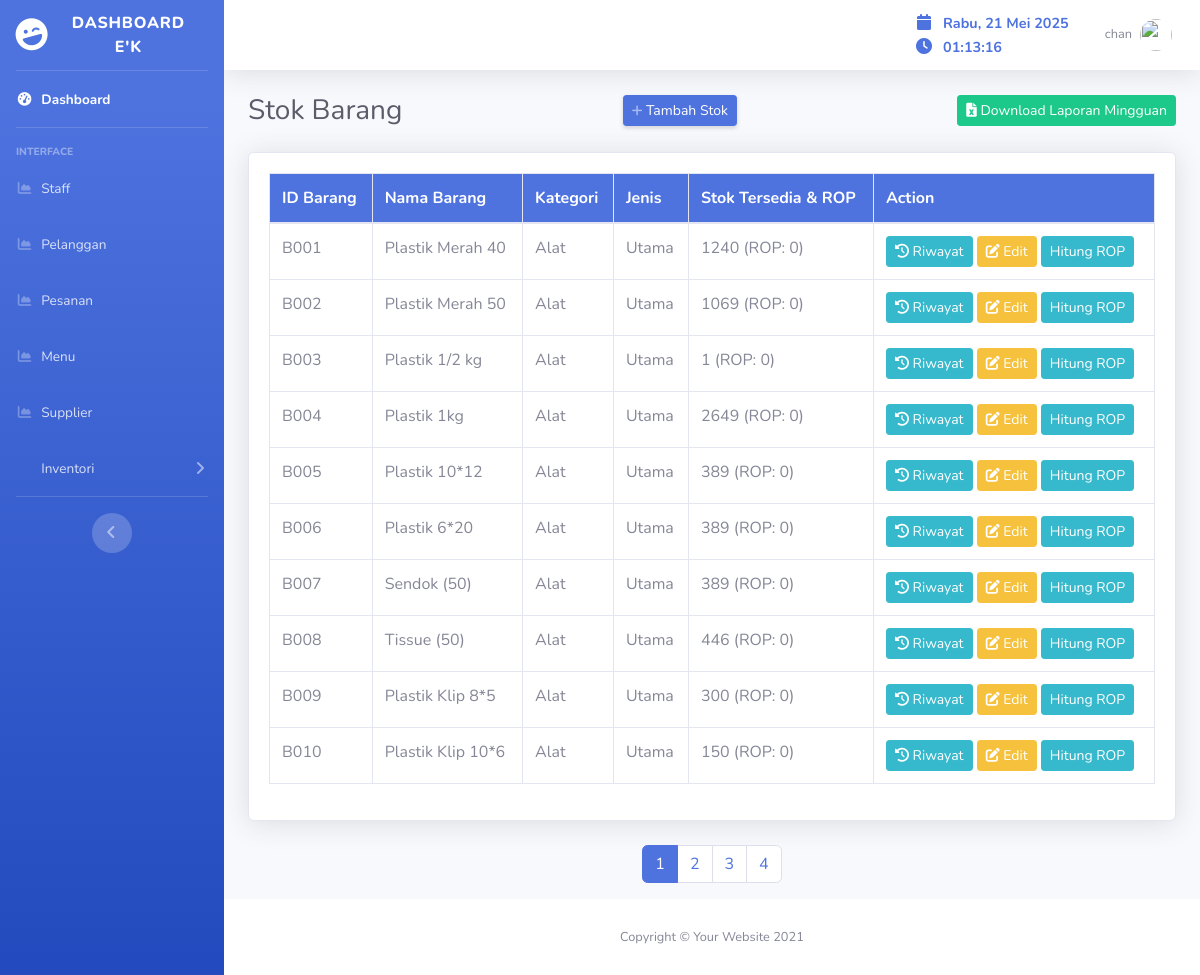
The app's page /stok.php (signed in) with its own data.
### tables this page shows
CREATE TABLE `stok` (
  `idBarang` varchar(4) NOT NULL,
  `namaBarang` varchar(30) NOT NULL,
  `kategoriID` varchar(4) NOT NULL,
  `jenisID` varchar(4) NOT NULL,
  `jumlahBarang` int(4) NOT NULL,
  `leadtime` int(11) NOT NULL
);

CREATE TABLE `kategori` (
  `kategoriID` varchar(4) NOT NULL,
  `namaKategori` varchar(10) NOT NULL
);

CREATE TABLE `jenis` (
  `jenisID` varchar(4) NOT NULL,
  `namaJenis` varchar(10) NOT NULL,
  `kategoriID` varchar(4) NOT NULL
);

### stok.php (the view, shortened to what this page needs)
<?php
require_once 'includes/config.php';
require_once 'admin/header.php';
require_once 'admin/navbar.php';
$page = isset($_GET['page']) ? (int)$_GET['page'] : 1;
$limit = 10;
$offset = ($page - 1) * $limit;
$allowedSortColumns = ['idBarang', 'namaBarang', 'namaKategori', 'namaJenis', 'jumlahBarang'];
$sortColumn = isset($_GET['sort']) && in_array($_GET['sort'], $allowedSortColumns) ? $_GET['sort'] : 'jumlahBarang';
$sortOrder = isset($_GET['order']) && $_GET['order'] === 'desc' ? 'DESC' : 'ASC';
$totalQuery = "SELECT COUNT(*) as total FROM Stok";
$totalResult = $conn->query($totalQuery);
$totalRow = $totalResult->fetch_assoc();
$totalItems = $totalRow['total'];
$totalPages = ceil($totalItems / $limit);
$query = "
    SELECT
        s.idBarang,
        s.namaBarang,
        k.namaKategori,
        j.namaJenis,
        s.jumlahBarang,
        s.leadTime,
        (SELECT SUM(ri.kuantitas * p.kuantitas) / 7 * s.leadTime FROM pesanan p
        JOIN menu m ON p.menuID = m.menuID JOIN resep r ON m.menuID = r.menuID
        JOIN recipe_ingredients ri ON r.resepID = ri.resepID
        WHERE ri.idBarang = s.idBarang AND p.tanggalPesanan >= NOW() - INTERVAL 7 DAY) AS rop
    FROM
        Stok s
    LEFT JOIN
        Kategori k ON s.kategoriID = k.kategoriID
    LEFT JOIN
        Jenis j ON s.jenisID = j.jenisID
    ORDER BY
        CASE WHEN s.jumlahBarang <= (SELECT SUM(ri.kuantitas * p.kuantitas) / 7 * s.leadTime FROM pesanan p
        JOIN menu m ON p.menuID = m.menuID JOIN resep r ON m.menuID = r.menuID
        JOIN recipe_ingredients ri ON r.resepID = ri.resepID
        WHERE ri.idBarang = s.idBarang AND p.tanggalPesanan >= NOW() - INTERVAL 7 DAY) THEN 0 ELSE 1 END ASC,
        s.idBarang ASC
    LIMIT ? OFFSET ?
";
$stmt = $conn->prepare($query);
$stmt->bind_param("ii", $limit, $offset);
$stmt->execute();
$stokList = $stmt->get_result();
function calculateROP($idBarang, $leadTime, $conn) {
    $queryDemand = "
        SELECT
            SUM(ri.kuantitas * p.kuantitas) AS totalDemand
        FROM
            pesanan p
        JOIN
            menu m ON p.menuID = m.menuID
        JOIN
            resep r ON m.menuID = r.menuID
        JOIN
            recipe_ingredients ri ON r.resepID = ri.resepID
        WHERE
            p.tanggalPesanan >= NOW() - INTERVAL 7 DAY
            AND ri.idBarang = ?
    ";
    $stmtDemand = $conn->prepare($queryDemand);
    $stmtDemand->bind_param("s", $idBarang);
    $stmtDemand->execute();
    $demandResult = $stmtDemand->get_result()->fetch_assoc();
    $totalDemand = isset($demandResult['totalDemand']) ? $demandResult['totalDemand'] : 0;
    $averageDemandPerDay = $totalDemand / 7;
    $rop = $averageDemandPerDay * $leadTime;
    return round($rop, 0);
}
?>
<div id="content-wrapper" class="d-flex flex-column">
    <nav class="navbar navbar-expand navbar-light bg-white topbar mb-4 static-top shadow">
    <ul class="navbar-nav ml-auto">
        <li class="nav-item no-arrow mx-1">
            <div class="nav-link">
                <span class="mr-2 d-none d-lg-inline text-gray-600">
                    <i class="fas fa-calendar fa-fw"></i>
                    <span id="tanggalHariIni"></span>
                    <br>
                    <i class="fas fa-clock fa-fw"></i>
                    <span id="jamDigital"></span>
                </span>
            </div>
        </li>
        <li class="nav-item dropdown no-arrow">
            <a class="nav-link dropdown-toggle" href="#" id="userDropdown" role="button"
                data-toggle="dropdown" aria-haspopup="true" aria-expanded="false">
                <span class="mr-2 d-none d-lg-inline text-gray-600 small">
                <?php
                if (isset($_SESSION['username'])) {
                    echo "" . $_SESSION['username'];
                } ?>
                </span>
                <img class="img-profile rounded-circle"
                    src="img/undraw_profile.svg">
            </a>
        </li>
    </ul>
    </nav>
    <div id="content">
        <div class="container-fluid">
            <div class="d-sm-flex align-items-center justify-content-between mb-4">
                <h1 class="h3 mb-0 text-gray-800">Stok Barang</h1>
                <a href="admin/stok/addstok.php" class="d-none d-sm-inline-block btn btn-sm btn-primary shadow-sm">
                    <i class="fas fa-plus fa-sm text-white-50"></i> Tambah Stok
                </a>
                <a href="admin/stok/reportstok.php" class="btn btn-success btn-sm">
                    <i class="fas fa-file-excel"></i> Download Laporan Mingguan
                </a>
            </div>
            <div class="card shadow mb-4">
                <div class="card-body">
                    <div class="table-responsive">
                        <table class="table table-bordered" id="dataTable" width="100%" cellspacing="0">
                            <thead class="bg-primary text-white">
                                <tr>
                                    <th>ID Barang</th>
                                    <th>Nama Barang</th>
                                    <th>Kategori</th>
                                    <th>Jenis</th>
                                    <th>Stok Tersedia & ROP</th>
                                    <th>Action</th>
                                </tr>
                            </thead>
                            <tbody id="stokTable">
                                <?php while ($row = $stokList->fetch_assoc()): ?>
                                    <tr>
                                        <td><?php echo $row['idBarang']; ?></td>
                                        <td><?php echo $row['namaBarang']; ?></td>
                                        <td><?php echo $row['namaKategori']; ?></td>
                                        <td><?php echo $row['namaJenis']; ?></td>
                                        <td>
                                            <?php
                                            $ropValue = calculateROP($row['idBarang'], $row['leadTime'], $conn);
                                            if ($row['jumlahBarang'] <= $ropValue) {
                                                echo '<span class="low-stock" style="color: red;">' . $row['jumlahBarang'] . ' (ROP: ' . $ropValue . ')</span>';
                                            } else {
                                                echo $row['jumlahBarang'] . ' (ROP: ' . $ropValue . ')';
                                            }
                                            ?>
                                        </td>
                                        <td>
                                            <a href="detailstok.php?id=<?php echo $row['idBarang']; ?>" class="btn btn-info btn-sm">
                                                <i class="fas fa-history"></i> Riwayat
                                            </a>
                                            <a href="admin/stok/editstok.php?id=<?php echo $row['idBarang']; ?>" class="btn btn-warning btn-sm">
                                                <i class="fas fa-edit"></i> Edit
                                            </a>
                                            <a href="rop.php?id=<?php echo $row['idBarang']; ?>" class="btn btn-info btn-sm">Hitung ROP</a>
                                        </td>
                                    </tr>
                                <?php endwhile; ?>
                            </tbody>
                        </table>
                    </div>
                </div>
            </div>
            <nav aria-label="Page navigation">
                <ul class="pagination justify-content-center">
                    <?php for ($i = 1; $i <= $totalPages; $i++): ?>
                        <li class="page-item <?php echo $i === $page ? 'active' : ''; ?>">
                            <a class="page-link" href="?page=<?php echo $i; ?>&sort=<?php echo $sortColumn; ?>&order=<?php echo $sortOrder; ?>">
                                <?php echo $i; ?>
                            </a>
                        </li>
                    <?php endfor; ?>
                </ul>
            </nav>
        </div>
    </div>
<?php
require_once 'admin/footer.php';
?>

### admin/css/custom.css (style rules this page uses)
#jamDigital, #tanggalHariIni { font-weight: bold; font-size: 0.9em; color: #4e73df; }
.nav-link span { white-space: nowrap; }
.fas.fa-clock, .fas.fa-calendar { margin-right: 5px; color: #4e73df; }

### records on screen
stok: idBarang "B001", namaBarang "Plastik Merah 40", kategoriID.namaKategori "Alat", jenisID.namaJenis "Utama", jumlahBarang "1240", ropValue "0"
stok: idBarang "B002", namaBarang "Plastik Merah 50", kategoriID.namaKategori "Alat", jenisID.namaJenis "Utama", jumlahBarang "1069", ropValue "0"
stok: idBarang "B003", namaBarang "Plastik 1/2 kg", kategoriID.namaKategori "Alat", jenisID.namaJenis "Utama", jumlahBarang "1", ropValue "0"
stok: idBarang "B004", namaBarang "Plastik 1kg", kategoriID.namaKategori "Alat", jenisID.namaJenis "Utama", jumlahBarang "2649", ropValue "0"
stok: idBarang "B005", namaBarang "Plastik 10*12", kategoriID.namaKategori "Alat", jenisID.namaJenis "Utama", jumlahBarang "389", ropValue "0"
stok: idBarang "B006", namaBarang "Plastik 6*20", kategoriID.namaKategori "Alat", jenisID.namaJenis "Utama", jumlahBarang "389", ropValue "0"
stok: idBarang "B007", namaBarang "Sendok (50)", kategoriID.namaKategori "Alat", jenisID.namaJenis "Utama", jumlahBarang "389", ropValue "0"
stok: idBarang "B008", namaBarang "Tissue (50)", kategoriID.namaKategori "Alat", jenisID.namaJenis "Utama", jumlahBarang "446", ropValue "0"
stok: idBarang "B009", namaBarang "Plastik Klip 8*5", kategoriID.namaKategori "Alat", jenisID.namaJenis "Utama", jumlahBarang "300", ropValue "0"
stok: idBarang "B010", namaBarang "Plastik Klip 10*6", kategoriID.namaKategori "Alat", jenisID.namaJenis "Utama", jumlahBarang "150", ropValue "0"

### other values on screen
$_SESSION['username'] "chan"
